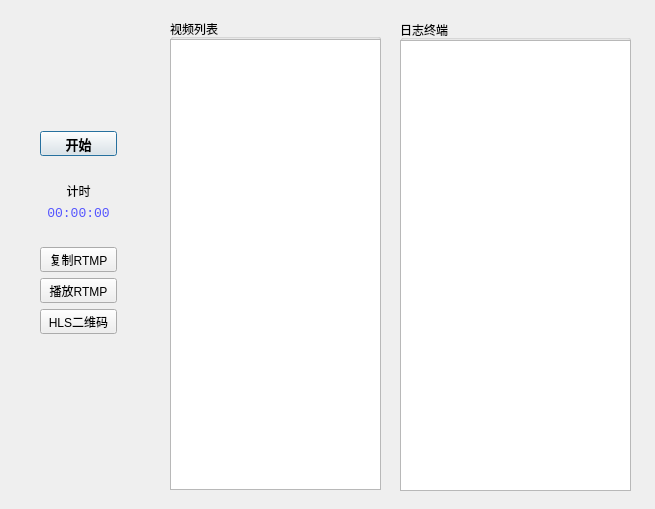
<?xml version="1.0" encoding="UTF-8"?>
<ui version="4.0">
 <class>LiveDialog</class>
 <widget class="QDialog" name="LiveDialog">
  <property name="geometry">
   <rect>
    <x>0</x>
    <y>0</y>
    <width>655</width>
    <height>509</height>
   </rect>
  </property>
  <property name="windowTitle">
   <string>服务器旁路直播</string>
  </property>
  <widget class="QGroupBox" name="videoGroupBox">
   <property name="geometry">
    <rect>
     <x>170</x>
     <y>19</y>
     <width>211</width>
     <height>471</height>
    </rect>
   </property>
   <property name="title">
    <string>视频列表</string>
   </property>
   <widget class="QListWidget" name="videoList">
    <property name="geometry">
     <rect>
      <x>0</x>
      <y>20</y>
      <width>211</width>
      <height>451</height>
     </rect>
    </property>
   </widget>
  </widget>
  <widget class="QGroupBox" name="groupBox">
   <property name="geometry">
    <rect>
     <x>400</x>
     <y>20</y>
     <width>231</width>
     <height>471</height>
    </rect>
   </property>
   <property name="title">
    <string>日志终端</string>
   </property>
   <widget class="QPlainTextEdit" name="consoleTextEdit">
    <property name="geometry">
     <rect>
      <x>0</x>
      <y>20</y>
      <width>231</width>
      <height>451</height>
     </rect>
    </property>
   </widget>
  </widget>
  <widget class="QWidget" name="layoutWidget">
   <property name="geometry">
    <rect>
     <x>40</x>
     <y>131</y>
     <width>77</width>
     <height>203</height>
    </rect>
   </property>
   <layout class="QVBoxLayout" name="verticalLayout">
    <item>
     <widget class="QPushButton" name="startButton">
      <property name="sizePolicy">
       <sizepolicy hsizetype="Minimum" vsizetype="MinimumExpanding">
        <horstretch>0</horstretch>
        <verstretch>10</verstretch>
       </sizepolicy>
      </property>
      <property name="font">
       <font>
        <family>Consolas</family>
        <pointsize>10</pointsize>
        <weight>75</weight>
        <bold>true</bold>
       </font>
      </property>
      <property name="text">
       <string>开始</string>
      </property>
      <property name="checkable">
       <bool>true</bool>
      </property>
     </widget>
    </item>
    <item>
     <spacer name="horizontalSpacer">
      <property name="orientation">
       <enum>Qt::Horizontal</enum>
      </property>
      <property name="sizeHint" stdset="0">
       <size>
        <width>40</width>
        <height>20</height>
       </size>
      </property>
     </spacer>
    </item>
    <item>
     <widget class="QLabel" name="label">
      <property name="text">
       <string>计时</string>
      </property>
      <property name="alignment">
       <set>Qt::AlignCenter</set>
      </property>
     </widget>
    </item>
    <item>
     <widget class="QLabel" name="timeLabel">
      <property name="font">
       <font>
        <family>Consolas</family>
        <pointsize>10</pointsize>
       </font>
      </property>
      <property name="styleSheet">
       <string notr="true">color: rgb(85, 85, 255);</string>
      </property>
      <property name="text">
       <string>00:00:00</string>
      </property>
      <property name="alignment">
       <set>Qt::AlignCenter</set>
      </property>
     </widget>
    </item>
    <item>
     <spacer name="horizontalSpacer_2">
      <property name="orientation">
       <enum>Qt::Horizontal</enum>
      </property>
      <property name="sizeHint" stdset="0">
       <size>
        <width>40</width>
        <height>20</height>
       </size>
      </property>
     </spacer>
    </item>
    <item>
     <widget class="QPushButton" name="copyRtmpButton">
      <property name="toolTip">
       <string>&lt;html&gt;&lt;head/&gt;&lt;body&gt;&lt;p&gt;复制RTMP播放链接&lt;/p&gt;&lt;/body&gt;&lt;/html&gt;</string>
      </property>
      <property name="text">
       <string>复制RTMP</string>
      </property>
     </widget>
    </item>
    <item>
     <widget class="QPushButton" name="playRtmpButton">
      <property name="toolTip">
       <string>&lt;html&gt;&lt;head/&gt;&lt;body&gt;&lt;p&gt;用浏览器播放RTMP&lt;/p&gt;&lt;/body&gt;&lt;/html&gt;</string>
      </property>
      <property name="text">
       <string>播放RTMP</string>
      </property>
     </widget>
    </item>
    <item>
     <widget class="QPushButton" name="HlsQrcodeButton">
      <property name="toolTip">
       <string>&lt;html&gt;&lt;head/&gt;&lt;body&gt;&lt;p&gt;显示HLS二维码以用手机查看&lt;/p&gt;&lt;/body&gt;&lt;/html&gt;</string>
      </property>
      <property name="text">
       <string>HLS二维码</string>
      </property>
     </widget>
    </item>
   </layout>
  </widget>
 </widget>
 <resources/>
 <connections/>
</ui>
